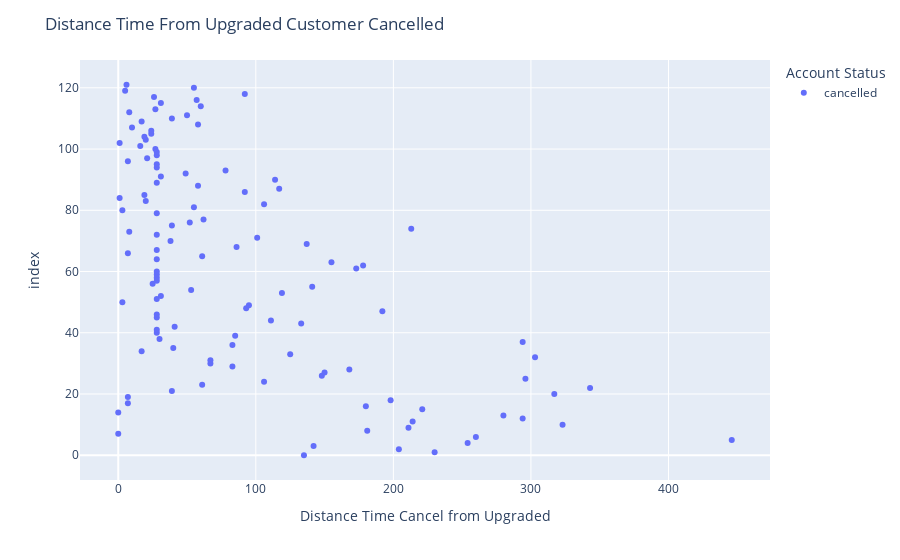

Write notebook code for a chart like this one.
### Code cell
import plotly.express as px
fig = px.scatter(df_cancelled, x="Distance Time Cancel from Upgraded",color='Account Status',
                  hover_data=['Account Status'])
                  
fig.update_layout(title_text='Distance Time From Upgraded Customer Cancelled ')
fig.show()

### Figure 1 — Plotly figure (JSON) as saved in the notebook; plotly's stock layout.template omitted (floating-point values rounded to 4 significant figures)
{"data": [{"customdata": [["cancelled"], ["cancelled"], ["cancelled"], ["cancelled"], ["cancelled"], ["cancelled"], ["cancelled"], ["cancelled"], ["cancelled"], ["cancelled"], ["cancelled"], ["cancelled"], ["cancelled"], ["cancelled"], ["cancelled"], ["cancelled"], ["cancelled"], ["cancelled"], ["cancelled"], ["cancelled"], ["cancelled"], ["cancelled"], ["cancelled"], ["cancelled"], ["cancelled"], ["cancelled"], ["cancelled"], ["cancelled"], ["cancelled"], ["cancelled"], ["cancelled"], ["cancelled"], ["cancelled"], ["cancelled"], ["cancelled"], ["cancelled"], ["cancelled"], ["cancelled"], ["cancelled"], ["cancelled"], ["cancelled"], ["cancelled"], ["cancelled"], ["cancelled"], ["cancelled"], ["cancelled"], ["cancelled"], ["cancelled"], ["cancelled"], ["cancelled"], ["cancelled"], ["cancelled"], ["cancelled"], ["cancelled"], ["cancelled"], ["cancelled"], ["cancelled"], ["cancelled"], ["cancelled"], ["cancelled"], ["cancelled"], ["cancelled"], ["cancelled"], ["cancelled"], ["cancelled"], ["cancelled"], ["cancelled"], ["cancelled"], ["cancelled"], ["cancelled"], ["cancelled"], ["cancelled"], ["cancelled"], ["cancelled"], ["cancelled"], ["cancelled"], ["cancelled"], ["cancelled"], ["cancelled"], ["cancelled"], ["cancelled"], ["cancelled"], ["cancelled"], ["cancelled"], ["cancelled"], ["cancelled"], ["cancelled"], ["cancelled"], ["cancelled"], ["cancelled"], ["cancelled"], ["cancelled"], ["cancelled"], ["cancelled"], ["cancelled"], ["cancelled"], ["cancelled"], ["cancelled"], ["cancelled"], ["cancelled"], ["cancelled"], ["cancelled"], ["cancelled"], ["cancelled"], ["cancelled"], ["cancelled"], ["cancelled"], ["cancelled"], ["cancelled"], ["cancelled"], ["cancelled"], ["cancelled"], ["cancelled"], ["cancelled"], ["cancelled"], ["cancelled"], ["cancelled"], ["cancelled"], ["cancelled"], ["cancelled"], ["cancelled"]], "hovertemplate": "Account Status=%{customdata[0]}<br>Distance Time Cancel from Upgraded=%{x}<br>index=%{y}<extra></extra>", "legendgroup": "cancelled", "marker": {"color": "#636efa", "symbol": "circle"}, "mode": "markers", "name": "cancelled", "orientation": "h", "showlegend": true, "type": "scatter", "x": [135, 230, 204, 142, 254, 446, 260, 0, 181, 211, 323, 214, 294, 280, 0, 221, 180, 7, 198, 7, 317, 39, 343, 61, 106, 296, 148, 150, 168, 83, 67, 67, 303, 125, 17, 40, 83, 294, 30, 85, 28, 28, 41, 133, 111, 28, 28, 192, 93, 95, 3, 28, 31, 119, 53, 141, 25, 28, 28, 28, 28, 173, 178, 155, 28, 61, 7, 28, 86, 137, 38, 101, 28, 8, 213, 39, 52, 62, 28, 3, 55, 106, 20, 1, 19, 92, 117, 58, 28, 114, 31, 49, 78, 28, 28, 7, 21, 28, 28, 27, 16, 1, 20, 19, 24, 24, 10, 58, 17, 39, 50, 8, 27, 60, 31, 57, 26, 92, 5, 55, 6], "xaxis": "x", "y": [0, 1, 2, 3, 4, 5, 6, 7, 8, 9, 10, 11, 12, 13, 14, 15, 16, 17, 18, 19, 20, 21, 22, 23, 24, 25, 26, 27, 28, 29, 30, 31, 32, 33, 34, 35, 36, 37, 38, 39, 40, 41, 42, 43, 44, 45, 46, 47, 48, 49, 50, 51, 52, 53, 54, 55, 56, 57, 58, 59, 60, 61, 62, 63, 64, 65, 66, 67, 68, 69, 70, 71, 72, 73, 74, 75, 76, 77, 79, 80, 81, 82, 83, 84, 85, 86, 87, 88, 89, 90, 91, 92, 93, 94, 95, 96, 97, 98, 99, 100, 101, 102, 103, 104, 105, 106, 107, 108, 109, 110, 111, 112, 113, 114, 115, 116, 117, 118, 119, 120, 121], "yaxis": "y"}], "layout": {"legend": {"title": {"text": "Account Status"}, "tracegroupgap": 0}, "margin": {"t": 60}, "title": {"text": "Distance Time From Upgraded Customer Cancelled "}, "xaxis": {"anchor": "y", "domain": [0, 1], "title": {"text": "Distance Time Cancel from Upgraded"}}, "yaxis": {"anchor": "x", "domain": [0, 1], "title": {"text": "index"}}}}
